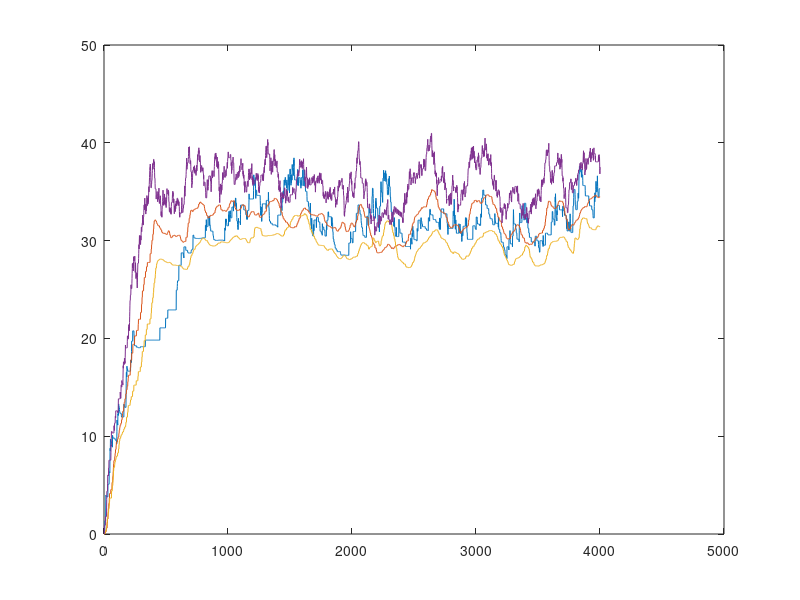

MATLAB code to generate this figure:
%For 2-armed bandit
clear;

action1_reward = [0.3, 9; 0.7 0];
action2_reward = [0.6, 6; 0.4 0];
rewards = {action1_reward, action2_reward};

gamma = 0.90;
alpha = 0.15;
beta = 0.12;
Q = [0, 0, 0, 0]; %state x action
state = 2;
next_state = -1;

number_of_iterations = 4000;

Qs = zeros(number_of_iterations + 1, size(Q,2));
Qs(1,:) = Q;
as = zeros(number_of_iterations, 1);
rs = zeros(number_of_iterations, 1);
ss = zeros(number_of_iterations+1, 1);
ss(1,1) = state;



for i = 1:number_of_iterations
    Q = reshape(Q, 2, 2)';
    unnormalized_p_as = [exp(beta * Q(state,1)), exp(beta * Q(state,2))];
    normalized_p_as = unnormalized_p_as / sum(unnormalized_p_as);
    
    %sample from action pmf
    action = -1;
    random_value = rand(1);
    cum = 0;
    for j = 1:size(normalized_p_as,2)
        if random_value < normalized_p_as(j) + cum
            action = j;
            break;
        end
        cum = cum + normalized_p_as(j);
    end
    as(i,1) = action;
    % end sampling
    
    reward = 0;

    state;
    %state change
    if state == 1 && action == 1
        next_state = 1;
        %sample from reward pmf
        reward_pmf = rewards{1};
        cum = 0;
        random_value = rand(1);
        for j = 1:size(reward_pmf,1)
            if random_value < reward_pmf(j,1) + cum
                reward = reward_pmf(j,2);
                break;
            end
            cum = cum + reward_pmf(j,1);
        end
        rs(i,1)=reward;
        % end sampling
    elseif state == 1 && action == 2
        next_state = 2;
    elseif state == 2 && action == 1
        next_state = 1;
    elseif state == 2 && action == 2
        next_state = 2;
        %sample from reward pmf
        reward_pmf = rewards{2};
        cum = 0;
        random_value = rand(1);
        for j = 1:size(reward_pmf,1)
            if random_value < reward_pmf(j,1) + cum
                reward = reward_pmf(j,2);
                break;
            end
            cum = cum + reward_pmf(j,1);
        end
        rs(i,1)=reward;
        % end sampling
    end
    %
    
    TD_error = reward + gamma * max(Q(next_state,:)) - Q(state,action);
    Q(state,action) = Q(state,action) + alpha * TD_error;
    state = next_state;
    Q = reshape(Q', 1, 4);
    Qs(i + 1,:) = Q;
    ss(i+1,1) = state;

    
end

% %returns Qs, as, ys
% plot(Qs(:,1:2),'b')
% plot(Qs(:,3:4), 'r')
plot(Qs)